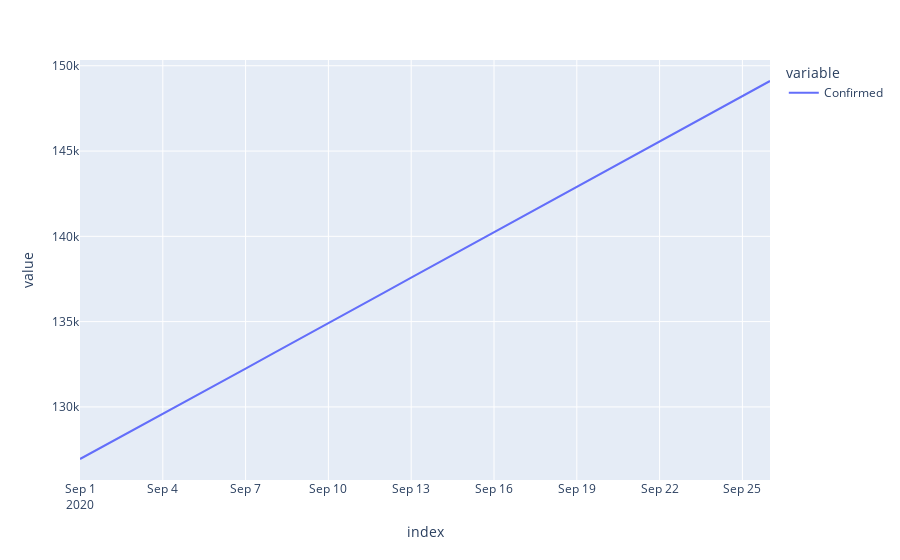

The notebook cell this image was saved under:
### Code cell
cleaned_dfs['Alabama']['Confirmed'].plot()

### Figure 1 — Plotly figure (JSON) as saved in the notebook; plotly's stock layout.template omitted (floating-point values rounded to 4 significant figures)
{"data": [{"hovertemplate": "variable=Confirmed<br>index=%{x}<br>value=%{y}<extra></extra>", "legendgroup": "Confirmed", "line": {"color": "#636efa", "dash": "solid"}, "mode": "lines", "name": "Confirmed", "orientation": "v", "showlegend": true, "type": "scatter", "x": ["2020-09-01T00:00:00", "2020-09-02T00:00:00", "2020-09-03T00:00:00", "2020-09-04T00:00:00", "2020-09-05T00:00:00", "2020-09-06T00:00:00", "2020-09-07T00:00:00", "2020-09-08T00:00:00", "2020-09-09T00:00:00", "2020-09-10T00:00:00", "2020-09-11T00:00:00", "2020-09-12T00:00:00", "2020-09-13T00:00:00", "2020-09-14T00:00:00", "2020-09-15T00:00:00", "2020-09-16T00:00:00", "2020-09-17T00:00:00", "2020-09-18T00:00:00", "2020-09-19T00:00:00", "2020-09-20T00:00:00", "2020-09-21T00:00:00", "2020-09-22T00:00:00", "2020-09-23T00:00:00", "2020-09-24T00:00:00", "2020-09-25T00:00:00", "2020-09-26T00:00:00"], "xaxis": "x", "y": [126900.0, 127800.0, 128700.0, 129600.0, 130500.0, 131400.0, 132200.0, 133100.0, 134000.0, 134900.0, 135800.0, 136700.0, 137600.0, 138500.0, 139400.0, 140200.0, 141100.0, 142000.0, 142900.0, 143800.0, 144700.0, 145600.0, 146400.0, 147300.0, 148200.0, 149100.0], "yaxis": "y"}], "layout": {"legend": {"title": {"text": "variable"}, "tracegroupgap": 0}, "margin": {"t": 60}, "xaxis": {"anchor": "y", "domain": [0, 1], "title": {"text": "index"}}, "yaxis": {"anchor": "x", "domain": [0, 1], "title": {"text": "value"}}}}
